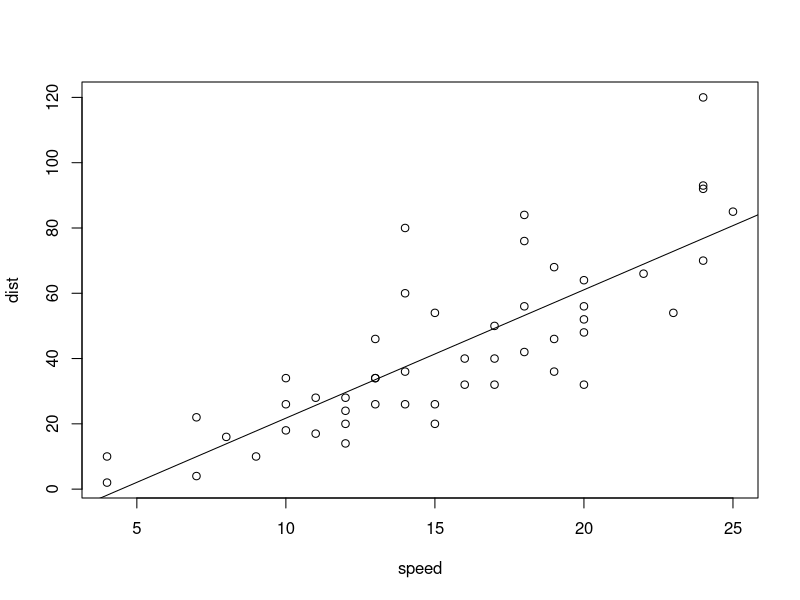
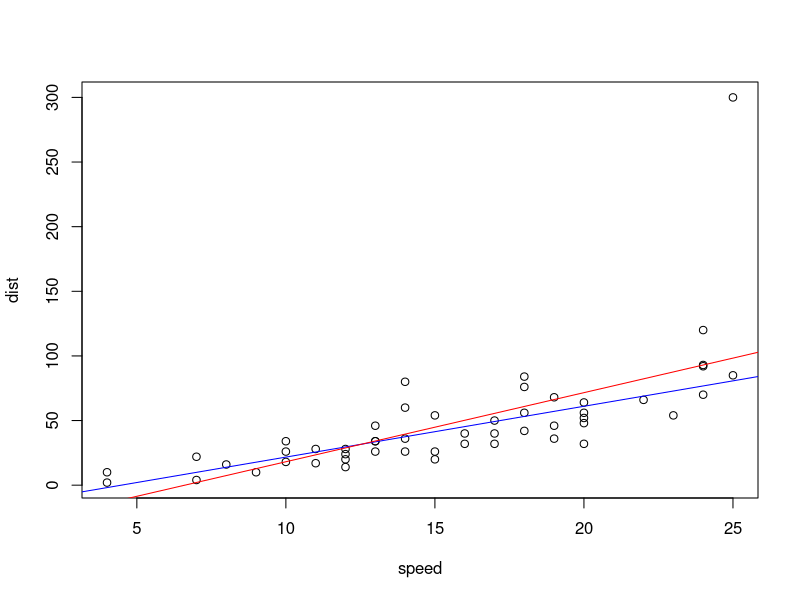
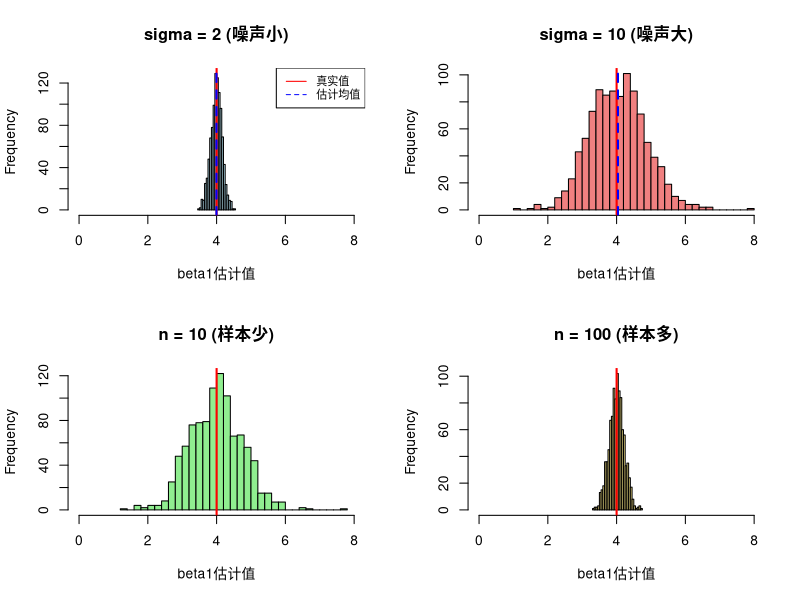
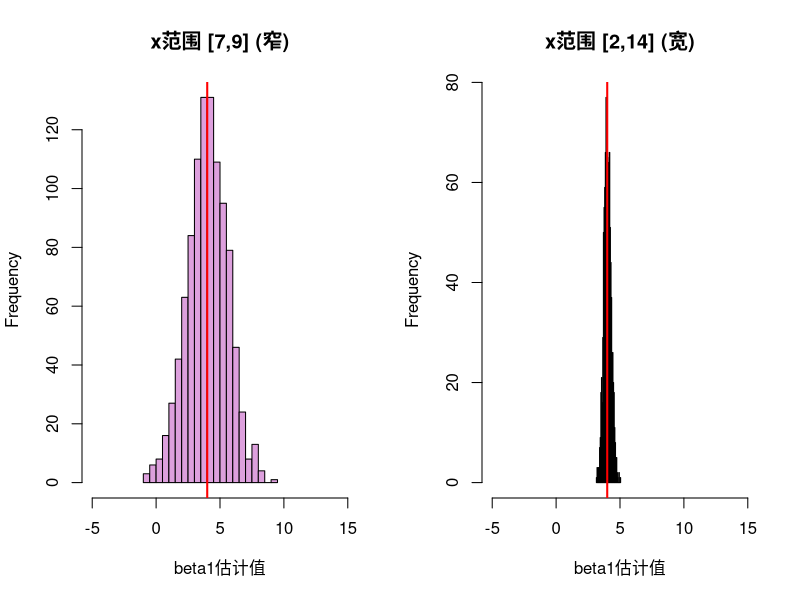
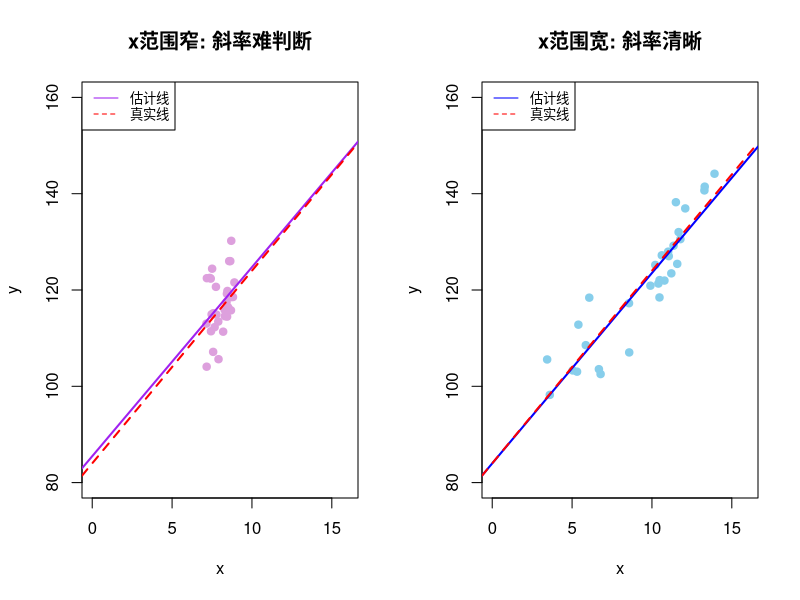
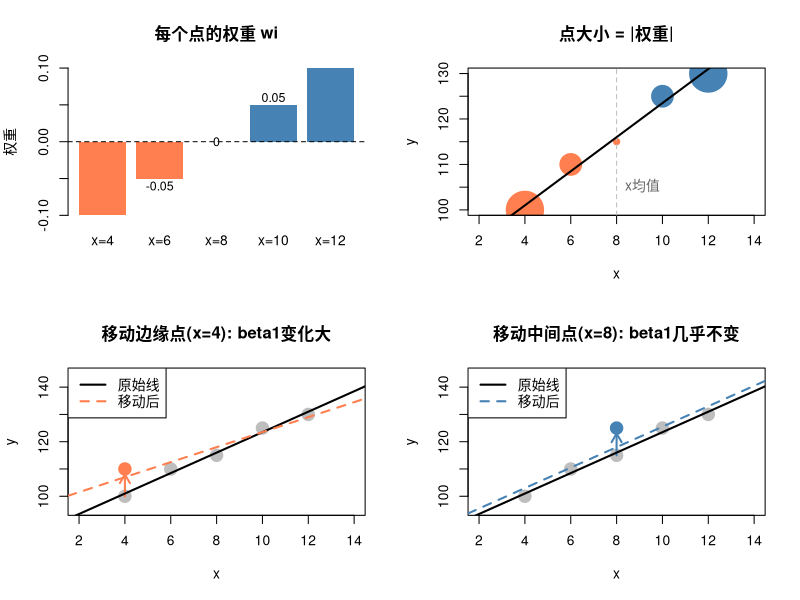
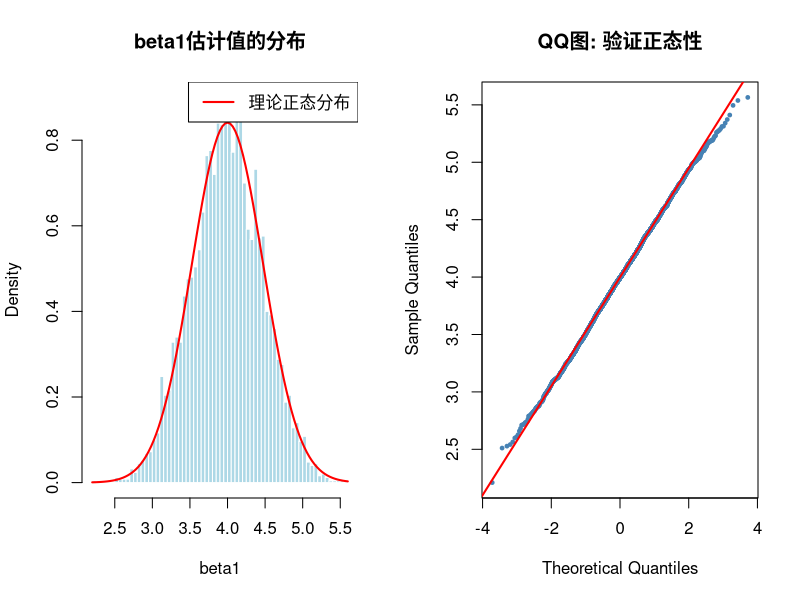
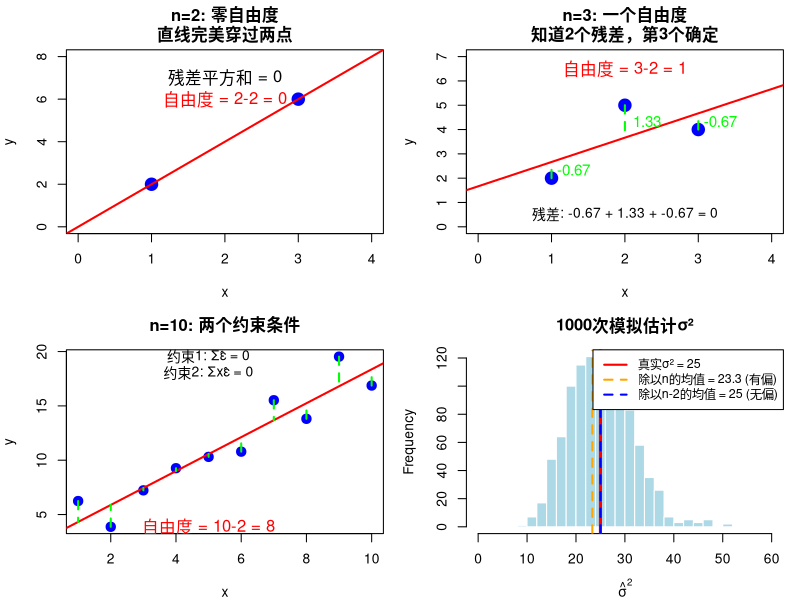

Here is the R script that generated these plots, in order:
data(cars)

str(cars)

plot(dist~speed, data=cars)

fit_cars <- lm(dist~speed, data=cars)
abline(fit_cars)
coef(fit_cars)

# 一个离群点就能把直线"拽"过去——平方损失放大了大残差的影响
fit1 <- lm(dist~speed, data=cars)
coef(fit1)

cars2 <- rbind(cars, data.frame(speed = 25, dist = 300))
fit2 <- lm(dist~speed, data=cars2)
coef(fit2)

plot(dist~speed, data=cars2)
abline(fit1,col="blue")
abline(fit2,col="red")







# OLS方差的三个因素实验
# 运行这段代码观察不同因素对估计精度的影响

set.seed(123)

# 真实参数
beta0_true <- 84
beta1_true <- 4

# 模拟函数：重复实验很多次，看beta1估计值的分布
simulate_beta1 <- function(n, sigma, x_range, n_sim = 1000) {
  beta1_estimates <- numeric(n_sim)
  
  for (i in 1:n_sim) {
    # 生成x（在指定范围内均匀分布）
    x <- runif(n, min = x_range[1], max = x_range[2])
    # 生成y
    epsilon <- rnorm(n, mean = 0, sd = sigma)
    y <- beta0_true + beta1_true * x + epsilon
    # 估计beta1
    beta1_estimates[i] <- cov(x, y) / var(x)
  }
  
  return(beta1_estimates)
}

# ============================================
# 实验1：sigma的影响
# ============================================
par(mfrow = c(2, 2))

sigma_small <- simulate_beta1(n = 30, sigma = 2, x_range = c(4, 12))
sigma_large <- simulate_beta1(n = 30, sigma = 10, x_range = c(4, 12))

hist(sigma_small, breaks = 30, col = "lightblue", 
     main = "sigma = 2 (噪声小)", xlab = "beta1估计值", xlim = c(0, 8))
abline(v = beta1_true, col = "red", lwd = 2)
abline(v = mean(sigma_small), col = "blue", lwd = 2, lty = 2)
legend("topright", c("真实值", "估计均值"), col = c("red", "blue"), lty = c(1, 2), cex = 0.8)

hist(sigma_large, breaks = 30, col = "lightcoral",
     main = "sigma = 10 (噪声大)", xlab = "beta1估计值", xlim = c(0, 8))
abline(v = beta1_true, col = "red", lwd = 2)
abline(v = mean(sigma_large), col = "blue", lwd = 2, lty = 2)

cat("实验1：sigma的影响\n")
cat("sigma=2 时 V(beta1) =", var(sigma_small), "\n")
cat("sigma=10时 V(beta1) =", var(sigma_large), "\n\n")

# ============================================
# 实验2：样本量n的影响
# ============================================
n_small <- simulate_beta1(n = 10, sigma = 5, x_range = c(4, 12))
n_large <- simulate_beta1(n = 100, sigma = 5, x_range = c(4, 12))

hist(n_small, breaks = 30, col = "lightgreen",
     main = "n = 10 (样本少)", xlab = "beta1估计值", xlim = c(0, 8))
abline(v = beta1_true, col = "red", lwd = 2)

hist(n_large, breaks = 30, col = "lightgoldenrod",
     main = "n = 100 (样本多)", xlab = "beta1估计值", xlim = c(0, 8))
abline(v = beta1_true, col = "red", lwd = 2)

cat("实验2：样本量n的影响\n")
cat("n=10 时 V(beta1) =", var(n_small), "\n")
cat("n=100时 V(beta1) =", var(n_large), "\n\n")

# ============================================
# 实验3：x变异范围的影响
# ============================================
par(mfrow = c(1, 2))

x_narrow <- simulate_beta1(n = 30, sigma = 5, x_range = c(7, 9))   # 窄范围
x_wide <- simulate_beta1(n = 30, sigma = 5, x_range = c(2, 14))    # 宽范围

hist(x_narrow, breaks = 30, col = "plum",
     main = "x范围 [7,9] (窄)", xlab = "beta1估计值", xlim = c(-5, 15))
abline(v = beta1_true, col = "red", lwd = 2)

hist(x_wide, breaks = 30, col = "skyblue",
     main = "x范围 [2,14] (宽)", xlab = "beta1估计值", xlim = c(-5, 15))
abline(v = beta1_true, col = "red", lwd = 2)

cat("实验3：x变异范围的影响\n")
cat("x在[7,9]时 V(beta1) =", var(x_narrow), "\n")
cat("x在[2,14]时 V(beta1) =", var(x_wide), "\n\n")

# ============================================
# 可视化：一次模拟中窄范围 vs 宽范围的区别
# ============================================
par(mfrow = c(1, 2))

set.seed(456)

# 窄范围
x1 <- runif(30, 7, 9)
y1 <- beta0_true + beta1_true * x1 + rnorm(30, 0, 5)
plot(x1, y1, pch = 19, col = "plum", xlim = c(0, 16), ylim = c(80, 160),
     main = "x范围窄: 斜率难判断", xlab = "x", ylab = "y")
abline(lm(y1 ~ x1), col = "purple", lwd = 2)
abline(a = beta0_true, b = beta1_true, col = "red", lwd = 2, lty = 2)
legend("topleft", c("估计线", "真实线"), col = c("purple", "red"), lty = c(1, 2), cex = 0.8)

# 宽范围
x2 <- runif(30, 2, 14)
y2 <- beta0_true + beta1_true * x2 + rnorm(30, 0, 5)
plot(x2, y2, pch = 19, col = "skyblue", xlim = c(0, 16), ylim = c(80, 160),
     main = "x范围宽: 斜率清晰", xlab = "x", ylab = "y")
abline(lm(y2 ~ x2), col = "blue", lwd = 2)
abline(a = beta0_true, b = beta1_true, col = "red", lwd = 2, lty = 2)
legend("topleft", c("估计线", "真实线"), col = c("blue", "red"), lty = c(1, 2), cex = 0.8)









# 展示权重wi的含义：xi离均值越远，对beta1估计贡献越大

set.seed(123)

# ============================================
# 示例数据
# ============================================
x <- c(4, 6, 8, 10, 12)
y <- c(100, 110, 115, 125, 130)
n <- length(x)

# 计算权重
x_bar <- mean(x)
w <- (x - x_bar) / sum((x - x_bar)^2)

# 展示权重
cat("============================================\n")
cat("每个数据点的权重\n")
cat("============================================\n")
data.frame(
  i = 1:n,
  x = x,
  y = y,
  "x - x_bar" = x - x_bar,
  "权重w" = round(w, 4)
)

# 验证：加权和等于beta1
beta1_weighted <- sum(w * y)
beta1_ols <- cov(x, y) / var(x)

cat("\n用加权和计算: beta1 =", beta1_weighted, "\n")
cat("用OLS公式计算: beta1 =", beta1_ols, "\n")

# ============================================
# 可视化1：权重分布
# ============================================
par(mfrow = c(2, 2))

# 图1：权重柱状图
barplot(w, names.arg = paste0("x=", x), col = ifelse(w > 0, "steelblue", "coral"),
        main = "每个点的权重 wi", ylab = "权重", border = NA)
abline(h = 0, lty = 2)
text(1:5 * 1.2 - 0.5, w + sign(w) * 0.01, round(w, 3), cex = 0.9)

# 图2：数据点，点大小表示|权重|
plot(x, y, pch = 19, cex = abs(w) * 50 + 1, col = ifelse(w > 0, "steelblue", "coral"),
     main = "点大小 = |权重|", xlab = "x", ylab = "y", xlim = c(2, 14))
abline(v = x_bar, lty = 2, col = "gray")
text(x_bar, 105, "x均值", pos = 4, col = "gray40")
abline(lm(y ~ x), col = "black", lwd = 2)

# ============================================
# 可视化2：移动一个点对beta1的影响
# ============================================

# 图3：移动边缘点 vs 移动中间点
# 把y[1]（x=4，边缘点）加10
y_move_edge <- y
y_move_edge[1] <- y[1] + 10
beta1_move_edge <- cov(x, y_move_edge) / var(x)

# 把y[3]（x=8，中间点）加10
y_move_center <- y
y_move_center[3] <- y[3] + 10
beta1_move_center <- cov(x, y_move_center) / var(x)

cat("\n============================================\n")
cat("移动不同位置的点对beta1的影响\n")
cat("============================================\n")
cat("原始 beta1 =", round(beta1_ols, 4), "\n")
cat("边缘点(x=4)的y加10后: beta1 =", round(beta1_move_edge, 4), 
    ", 变化 =", round(beta1_move_edge - beta1_ols, 4), "\n")
cat("中间点(x=8)的y加10后: beta1 =", round(beta1_move_center, 4),
    ", 变化 =", round(beta1_move_center - beta1_ols, 4), "\n")

# 图3：移动边缘点
plot(x, y, pch = 19, col = "gray", cex = 2, xlim = c(2, 14), ylim = c(95, 145),
     main = "移动边缘点(x=4): beta1变化大", xlab = "x", ylab = "y")
points(x[1], y_move_edge[1], pch = 19, col = "coral", cex = 2)
arrows(x[1], y[1], x[1], y_move_edge[1] - 2, col = "coral", lwd = 2, length = 0.1)
abline(lm(y ~ x), col = "black", lwd = 2)
abline(lm(y_move_edge ~ x), col = "coral", lwd = 2, lty = 2)
legend("topleft", c("原始线", "移动后"), col = c("black", "coral"), lty = c(1, 2), lwd = 2)

# 图4：移动中间点
plot(x, y, pch = 19, col = "gray", cex = 2, xlim = c(2, 14), ylim = c(95, 145),
     main = "移动中间点(x=8): beta1几乎不变", xlab = "x", ylab = "y")
points(x[3], y_move_center[3], pch = 19, col = "steelblue", cex = 2)
arrows(x[3], y[3], x[3], y_move_center[3] - 2, col = "steelblue", lwd = 2, length = 0.1)
abline(lm(y ~ x), col = "black", lwd = 2)
abline(lm(y_move_center ~ x), col = "steelblue", lwd = 2, lty = 2)
legend("topleft", c("原始线", "移动后"), col = c("black", "steelblue"), lty = c(1, 2), lwd = 2)

# ============================================
# 可视化3：正态性传递
# ============================================
par(mfrow = c(1, 2))

n_sim <- 5000
beta1_estimates <- numeric(n_sim)

for (i in 1:n_sim) {
  epsilon <- rnorm(5, mean = 0, sd = 3)
  y_sim <- 84 + 4 * x + epsilon
  beta1_estimates[i] <- sum(w * y_sim)
}

# 直方图
hist(beta1_estimates, breaks = 50, probability = TRUE, col = "lightblue",
     main = "beta1估计值的分布", xlab = "beta1", border = "white")

# 叠加理论正态曲线
theoretical_var <- 9 / sum((x - x_bar)^2)  # sigma^2 / sum(xi - xbar)^2
curve(dnorm(x, mean = 4, sd = sqrt(theoretical_var)), add = TRUE, col = "red", lwd = 2)
legend("topright", "理论正态分布", col = "red", lwd = 2)

# QQ图
qqnorm(beta1_estimates, main = "QQ图: 验证正态性", pch = 19, col = "steelblue", cex = 0.5)
qqline(beta1_estimates, col = "red", lwd = 2)

cat("\n============================================\n")
cat("正态性验证\n")
cat("============================================\n")
cat("beta1估计值的均值:", round(mean(beta1_estimates), 4), "(理论值: 4)\n")
cat("beta1估计值的方差:", round(var(beta1_estimates), 4), 
    "(理论值:", round(theoretical_var, 4), ")\n")



# 设置画布
par(mfrow = c(2, 2), mar = c(4, 4, 3, 1))

# ===================
# 图1：n=2 时，两点确定一条直线，残差=0
# ===================
x1 <- c(1, 3)
y1 <- c(2, 6)
fit1 <- lm(y1 ~ x1)

plot(x1, y1, pch = 19, cex = 2, col = "blue",
     xlim = c(0, 4), ylim = c(0, 8),
     xlab = "x", ylab = "y",
     main = "n=2: 零自由度\n直线完美穿过两点")
abline(fit1, col = "red", lwd = 2)
text(2, 7, paste("残差平方和 =", round(sum(resid(fit1)^2), 4)), cex = 1.2)
text(2, 6, "自由度 = 2-2 = 0", cex = 1.2, col = "red")

# ===================
# 图2：n=3 时，只有1个自由度
# ===================
x2 <- c(1, 2, 3)
y2 <- c(2, 5, 4)
fit2 <- lm(y2 ~ x2)

plot(x2, y2, pch = 19, cex = 2, col = "blue",
     xlim = c(0, 4), ylim = c(0, 7),
     xlab = "x", ylab = "y",
     main = "n=3: 一个自由度\n知道2个残差，第3个确定")
abline(fit2, col = "red", lwd = 2)
segments(x2, y2, x2, fitted(fit2), col = "green", lwd = 2, lty = 2)
res2 <- round(resid(fit2), 2)
text(x2 + 0.3, (y2 + fitted(fit2))/2, res2, col = "green", cex = 1.1)
text(2, 0.5, paste("残差:", paste(res2, collapse = " + "), "= 0"), cex = 1)
text(2, 6.5, "自由度 = 3-2 = 1", cex = 1.2, col = "red")

# ===================
# 图3：展示两个约束条件
# ===================
set.seed(42)
n <- 10
x3 <- 1:n
y3 <- 2 + 1.5 * x3 + rnorm(n, sd = 2)
fit3 <- lm(y3 ~ x3)
res3 <- resid(fit3)

plot(x3, y3, pch = 19, cex = 1.5, col = "blue",
     xlab = "x", ylab = "y",
     main = "n=10: 两个约束条件")
abline(fit3, col = "red", lwd = 2)
segments(x3, y3, x3, fitted(fit3), col = "green", lwd = 2, lty = 2)

# 显示约束条件
text(5, max(y3), 
     paste("约束1: Σε̂ =", round(sum(res3), 6)), cex = 1)
text(5, max(y3) - 1.5, 
     paste("约束2: Σxε̂ =", round(sum(x3 * res3), 6)), cex = 1)
text(5, min(y3), "自由度 = 10-2 = 8", cex = 1.2, col = "red")

# ===================
# 图4：模拟验证无偏性
# ===================
set.seed(123)
true_sigma2 <- 25  # 真实方差
n <- 30
n_sim <- 1000

estimates_n <- numeric(n_sim)    # 除以 n
estimates_n2 <- numeric(n_sim)   # 除以 n-2

for (i in 1:n_sim) {
  x <- runif(n, 0, 10)
  y <- 2 + 3 * x + rnorm(n, sd = 5)
  fit <- lm(y ~ x)
  res <- resid(fit)
  
  estimates_n[i] <- sum(res^2) / n
  estimates_n2[i] <- sum(res^2) / (n - 2)
}

hist(estimates_n2, breaks = 30, col = "lightblue", border = "white",
     main = "1000次模拟估计σ²",
     xlab = expression(hat(sigma)^2), xlim = c(0, 60))
abline(v = true_sigma2, col = "red", lwd = 3, lty = 1)
abline(v = mean(estimates_n), col = "orange", lwd = 2, lty = 2)
abline(v = mean(estimates_n2), col = "blue", lwd = 2, lty = 2)

legend("topright", 
       legend = c(
         paste("真实σ² =", true_sigma2),
         paste("除以n的均值 =", round(mean(estimates_n), 1), "(有偏)"),
         paste("除以n-2的均值 =", round(mean(estimates_n2), 1), "(无偏)")
       ),
       col = c("red", "orange", "blue"),
       lwd = 2, lty = c(1, 2, 2), cex = 0.9)







set.seed(123)

# 真实参数
beta0 <- 2
beta1 <- 3
sigma <- 5
n <- 20  # 样本量

# 模拟10000次
n_sim <- 10000
chi_sq_values <- numeric(n_sim)

x <- 1:n  # 固定 x

for (i in 1:n_sim) {
  # 生成数据
  epsilon <- rnorm(n, mean = 0, sd = sigma)
  Y <- beta0 + beta1 * x + epsilon
  
  # 拟合回归
  fit <- lm(Y ~ x)
  
  # 计算统计量
  residuals_sq_sum <- sum(residuals(fit)^2)
  chi_sq_values[i] <- residuals_sq_sum / sigma^2
}

# 画图比较
hist(chi_sq_values, breaks = 50, freq = FALSE, 
     main = "模拟 vs 理论 χ²(n-2) 分布",
     xlab = "统计量的值", col = "lightblue")

# 叠加理论分布
curve(dchisq(x, df = n - 2), add = TRUE, col = "red", lwd = 2)

legend("topright", legend = c("模拟结果", "χ²(18) 理论"),
       fill = c("lightblue", NA), border = c("black", NA),
       lty = c(NA, 1), lwd = c(NA, 2), col = c(NA, "red"))



set.seed(456)

# χ² 的定义：k 个独立标准正态的平方和
k <- 5
n_sim <- 10000

# 方法：生成 k 个 N(0,1)，平方后加起来
chi_sq_sim <- numeric(n_sim)

for (i in 1:n_sim) {
  Z <- rnorm(k)          # k 个标准正态
  chi_sq_sim[i] <- sum(Z^2)  # 平方和
}

# 画图
hist(chi_sq_sim, breaks = 50, freq = FALSE,
     main = "Z₁² + Z₂² + ... + Z₅² 服从 χ²(5)",
     xlab = "平方和", col = "lightgreen")

curve(dchisq(x, df = k), add = TRUE, col = "red", lwd = 2)



set.seed(789)

par(mfrow = c(2, 2))

for (df in c(2, 5, 10, 30)) {
  # 模拟
  sim <- replicate(10000, sum(rnorm(df)^2))
  
  hist(sim, breaks = 40, freq = FALSE,
       main = paste("χ² 分布, 自由度 =", df),
       xlab = "", col = "lightblue")
  curve(dchisq(x, df = df), add = TRUE, col = "red", lwd = 2)
}



set.seed(111)

beta0 <- 2; beta1 <- 3; sigma <- 5; n <- 30
x <- runif(n, 0, 10)

n_sim <- 10000

# 两种统计量
stat_n <- numeric(n_sim)    # 假装自由度是 n
stat_n2 <- numeric(n_sim)   # 正确的 n-2

for (i in 1:n_sim) {
  Y <- beta0 + beta1 * x + rnorm(n, sd = sigma)
  fit <- lm(Y ~ x)
  rss <- sum(residuals(fit)^2)
  
  stat_n[i] <- rss / sigma^2
  stat_n2[i] <- rss / sigma^2  # 同一个值，但比较不同理论分布
}

# 比较
par(mfrow = c(1, 2))

hist(stat_n, breaks = 50, freq = FALSE, 
     main = "与 χ²(n) 比较（错误）", col = "lightcoral")
curve(dchisq(x, df = n), add = TRUE, col = "blue", lwd = 2)

hist(stat_n2, breaks = 50, freq = FALSE,
     main = "与 χ²(n-2) 比较（正确）", col = "lightgreen")
curve(dchisq(x, df = n - 2), add = TRUE, col = "red", lwd = 2)









x <- seq(-4, 4, length = 200)

plot(x, dnorm(x), type = "l", lwd = 2, col = "blue",
     ylab = "密度", main = "t 分布 vs 标准正态")

lines(x, dt(x, df = 3), col = "red", lwd = 2)
lines(x, dt(x, df = 10), col = "orange", lwd = 2)
lines(x, dt(x, df = 30), col = "purple", lwd = 2)

legend("topright", 
       legend = c("N(0,1)", "t(3)", "t(10)", "t(30)"),
       col = c("blue", "red", "orange", "purple"), lwd = 2)



set.seed(123)

n <- 5          # 小样本
mu <- 0
sigma <- 1
n_sim <- 10000

# 两种统计量
Z_values <- numeric(n_sim)  # 用真实 σ
T_values <- numeric(n_sim)  # 用估计 s

for (i in 1:n_sim) {
  x <- rnorm(n, mean = mu, sd = sigma)
  xbar <- mean(x)
  s <- sd(x)
  
  Z_values[i] <- (xbar - mu) / (sigma / sqrt(n))  # 知道 σ
  T_values[i] <- (xbar - mu) / (s / sqrt(n))      # 用 s 估计
}

# 画图比较
par(mfrow = c(1, 2))

hist(Z_values, breaks = 50, freq = FALSE, main = "用真实 σ → N(0,1)",
     col = "lightblue", xlim = c(-5, 5))
curve(dnorm(x), add = TRUE, col = "red", lwd = 2)

hist(T_values, breaks = 50, freq = FALSE, main = "用估计 s → t(n-1)",
     col = "lightgreen", xlim = c(-5, 5))
curve(dt(x, df = n - 1), add = TRUE, col = "red", lwd = 2)












# 首先用数据集的数据集建模，估计出 beta0， beta1
fit_cars <- lm(dist ~ speed, data = cars)
new <- data.frame(speed = seq(4, 30, by = 1))

# 用建好的模型做预测

# 均值置信区间
ci <- predict(fit_cars, newdata = new, interval = "confidence")
# 个体预测区间
pi <- predict(fit_cars, newdata = new, interval = "prediction")

plot(dist ~ speed, data = cars, xlim = c(4, 30), ylim = c(-50, 200),
     main = "Konfidenz- und Prognoseintervalle")
abline(fit_cars, col = "black", lwd = 2)

# 均值置信区间（窄）
lines(new$speed, ci[, "lwr"], col = "blue", lty = 2, lwd = 2)
lines(new$speed, ci[, "upr"], col = "blue", lty = 2, lwd = 2)

# 预测区间（宽）
lines(new$speed, pi[, "lwr"], col = "red", lty = 3, lwd = 2)
lines(new$speed, pi[, "upr"], col = "red", lty = 3, lwd = 2)

legend("topleft",
       legend = c("KQ-Gerade", "95% KI Mittelwert", "95% Prognoseintervall"),
       col = c("black", "blue", "red"), lty = c(1, 2, 3), lwd = 2)













set.seed(42)
# 真实模型：Y = x² + ε
x <- c(0, 1, 2)
y <- x^2 + rnorm(3, sd = 0.3)

fit_lin <- lm(y ~ x)
fit_quad <- lm(y ~ x + I(x^2))

# 在 [-1, 3] 范围画图
x_plot <- seq(-1.5, 3, by = 0.01)
y_true <- x_plot^2
y_lin <- predict(fit_lin, newdata = data.frame(x = x_plot))

plot(x, y, xlim = c(-1.5, 3), ylim = c(-3, 10), pch = 19, cex = 1.5,
     main = "Lineare Näherung vs. wahre quadratische Funktion",
     xlab = "x", ylab = "y")
lines(x_plot, y_true, col = "black", lwd = 2)
lines(x_plot, y_lin, col = "red", lwd = 2)
legend("topleft",
       legend = c("wahre Funktion y = x²", "lineare Näherung"),
       col = c("black", "red"), lwd = 2)

# 外推到 x = -1
predict(fit_lin, newdata = data.frame(x = -1))
# 对比真实值 (-1)^2 = 1












set.seed(123)

# 真实参数
beta0_true <- 55
beta1_true <- 3.5

# 生成数据
x <- c(2, 4, 6, 8, 10)
epsilon <- rnorm(5, mean = 0, sd = 5)
Y <- beta0_true + beta1_true * x + epsilon

# 拟合模型
fit <- lm(Y ~ x)
beta0_hat <- coef(fit)[1]
beta1_hat <- coef(fit)[2]
Y_hat <- fitted(fit)
residuals <- Y - Y_hat

# 均值
x_bar <- mean(x)
Y_bar <- mean(Y)

# 画图
par(mar = c(5, 5, 4, 2))
plot(x, Y, 
     xlim = c(0, 12), ylim = c(50, 100),
     pch = 19, cex = 1.5, col = "blue",
     xlab = expression(x[i]),
     ylab = expression(Y[i]),
     main = "线性回归符号示意图")

# 真实直线
abline(a = beta0_true, b = beta1_true, col = "gray50", lty = 2, lwd = 2)

# 拟合直线
abline(fit, col = "red", lwd = 2)

# 残差线段
for(i in 1:5) {
  segments(x[i], Y[i], x[i], Y_hat[i], col = "darkgreen", lty = 3, lwd = 1.5)
}

# 预测值点
points(x, Y_hat, pch = 4, cex = 1.2, col = "red", lwd = 2)

# 均值点
points(x_bar, Y_bar, pch = 18, cex = 2, col = "purple")

# 图例（简化版）
# 图例（带数学符号版）
legend("topleft", 
       legend = c(
         expression(真实直线 ~ beta[0] + beta[1]*x[i]),
         expression(拟合直线 ~ hat(beta)[0] + hat(beta)[1]*x[i]),
         expression(观测点 ~ Y[i]),
         expression(预测点 ~ hat(Y)[i]),
         expression(残差 ~ hat(epsilon)[i]),
         expression(均值点 ~ bar(Y))
       ),
       col = c("gray50", "red", "blue", "red", "darkgreen", "purple"),
       lty = c(2, 1, NA, NA, 3, NA),
       pch = c(NA, NA, 19, 4, NA, 18),
       lwd = c(2, 2, NA, 2, 1.5, NA),
       cex = 0.8,
       bg = "white")

# 标注残差
text(x[3] + 0.6, (Y[3] + Y_hat[3])/2, expression(hat(epsilon)[i]), col = "darkgreen")

# 标注均值点
text(x_bar + 1, Y_bar + 3, expression(bar(Y)), col = "purple")


























data(cars)
head(cars)
fit <- lm(dist~speed,data=cars)
summary(fit)
# 提取基本信息
n <- nrow(cars)
n

# 计算残差的三种方法， 可以手工执行比较

# 方法1：residuals 函数
#e_hat <- residuals(fit)
#head(e_hat)
# 方法2：fitted 函数获取拟合值
#Y <- cars$dist
#Y_hat <- fitted(fit)
#e_hat <- Y - Y_hat
#head(e_hat)
# 方法3：根据公式手工算
Y <- cars$dist
x <- cars$speed
# 截距
beta0_hat <- coef(fit)[1]
# 斜率
beta1_hat <- coef(fit)[2]
Y_hat <- beta0_hat + beta1_hat * x
e_hat <- Y - Y_hat
head(e_hat)

# 计算残差平方和 SSE, 残差的单位是英尺，平方后是平方英尺
SSE <- sum(e_hat^2)
SSE

# 计算方差估计值
sigma2_hat <- SSE / (n-2)
# 这个通过残差估计出来的刹车距离误差开根号应该是实际刹车距离和预测值之间的偏差
sigma2_hat
sigma_hat <- sqrt(sigma2_hat)


# 验算手工计算的对不对
summary(fit)$sigma


# 标准误 用来衡量估计的参数beta的不确定性

# 计算beta_1 的标准误（Standard Error）
# SE(beta1_hat) = sigma_hat / sqrt(Sxx) ，Sxx = Sum((xi - x_bar)^2)
x_bar <- mean(x)
x_bar
Sxx <- sum((x - x_bar)^2)
Sxx
SE_beta1 <- sigma_hat / sqrt(Sxx)
SE_beta1

# 验证下
summary(fit)$coefficients[2, 2]

# 计算beta_0 的标准误 -- 根据公式，不用记忆
SE_beta0 <- sigma_hat * sqrt(1/n + x_bar^2/Sxx)
SE_beta0

# 验证
summary(fit)$coefficients[1, 2]


# 构造 beta1_hat 的 95% 的置信区间
# qt 函数是t分布的分位数函数，因为双侧95%置信区间，左右各留2.5%
t_crit <- qt(0.975, df = n - 2)
t_crit
# 计算置信区间
CI_lower <- beta1_hat - t_crit * SE_beta1
CI_upper <- beta1_hat + t_crit * SE_beta1
CI_lower
CI_upper
# 验证，confint() 是计算回归系数置信区间的函数
confint(fit)

# 计算t统计量
# t = （估计值 - 加设值）/ 标准误
# 下面假设 H0 ： beta1 = 0（速度与刹车距离无关）
t_stat <- beta1_hat / SE_beta1
t_stat
# 验证，数值很大，说明beta1显著不为0，速度与刹车距离确实有关
summary(fit)$coefficients[2, 3]

# 计算 p 值： p = 2 * P(T > |tobs|)
# tobs 是算出来的t统计量
# T 服从自由度 n - 2 的t分布
# t 分布是对称的，中心在 0
# pt(x, df) 返回的是 P(T < x)
# 我们要求的是两边尾巴概率，所以 * 2
p_value <- 2 * pt(-abs(t_stat),df = n - 2)
p_value
# 验证
summary(fit)$coefficients[2, 4]

# 计算R2，R2 模型解释了百分之多少的变异
# SST
Y_bar <- mean(Y)
Y_bar
SST <- sum((Y - Y_bar)^2)
SST
R2 <- 1 - SSE/SST
R2
# 验证
summary(fit)$r.squared


# 预测速度=25mph时的刹车距离
x_new <- 25
Y_pred <- beta0_hat + beta1_hat * x_new
Y_pred
# 计算预测的标准误
SE_pred <- sigma_hat * sqrt(1 + 1/n + (x_new - x_bar)^2/Sxx)
SE_pred
PI_lower <- Y_pred - t_crit * SE_pred
PI_upper <- Y_pred + t_crit * SE_pred
c(PI_lower, PI_upper)
# 验证
new_data <- data.frame(speed = 25)
predict(fit, new_data, interval = "prediction")

# 计算均值的标准误，比预测区间少了那个 1
SE_mean <- sigma_hat * sqrt(1/n + (x_new - x_bar)^2/Sxx)
SE_mean
# 构造均值的95%置信区间
CI_lower <- Y_pred - t_crit * SE_mean
CI_upper <- Y_pred + t_crit * SE_mean
c(CI_lower, CI_upper)
# 验证
predict(fit, new_data, interval = "confidence")
